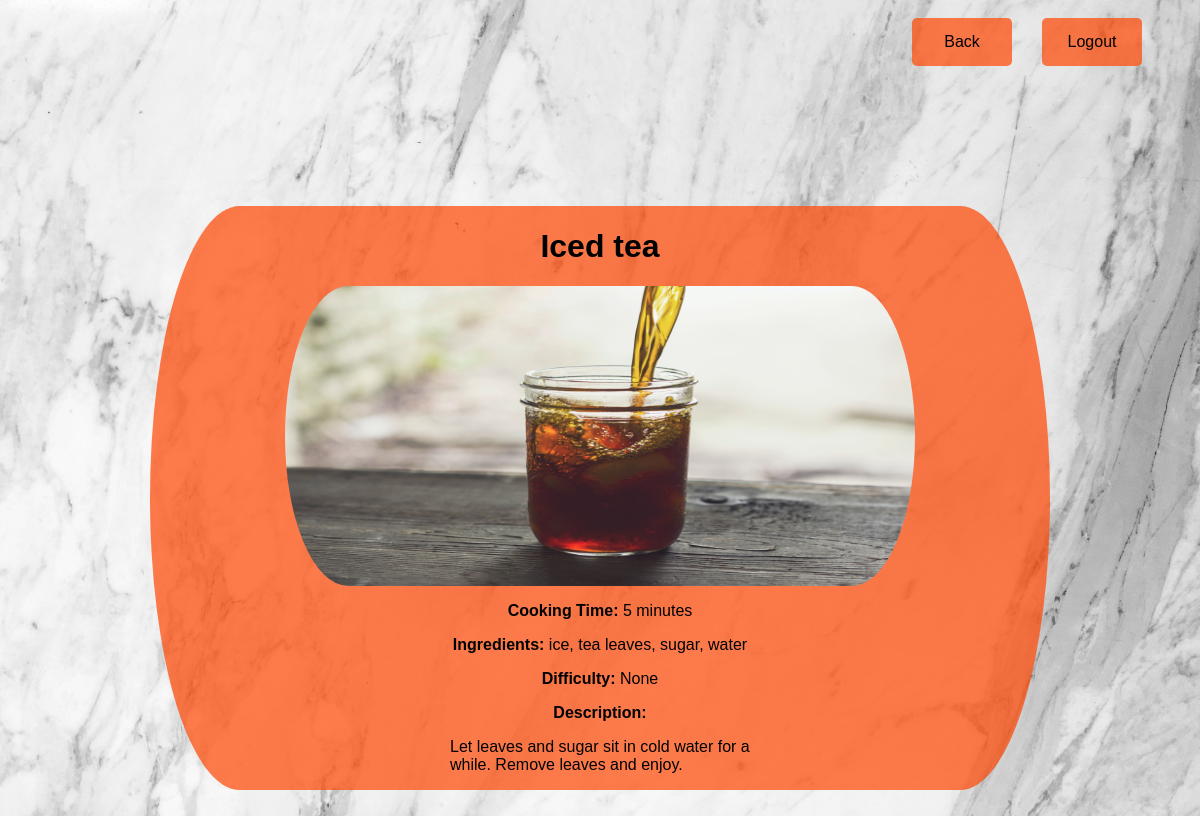
/list/3 (signed in), run on the app's committed database.
### recipes/models.py (models this page shows, shortened)
class Recipe(models.Model):
    name = models.CharField(max_length=120)
    cooking_time = models.IntegerField(help_text="in minutes")
    ingredients = models.CharField(
        max_length=400, help_text="Ingredients must be seperated by commas"
    )
    difficulty = models.CharField(max_length=20)
    description = models.TextField(max_length=600, help_text="600 character limit")
    pic = models.ImageField(upload_to="recipes", default="empty_bowl.jpg")

### recipes/views.py (the view)
# urls.py: path("list/<pk>", RecipeDetailView.as_view(), name="detail"),
class RecipeDetailView(LoginRequiredMixin, DetailView):
    model = Recipe
    template_name = "recipes/recipes_detail.html"

### recipes/templates/recipes/recipes_detail.html (shortened to what this page needs)
{% load static %}
<!DOCTYPE html>
<html>
	<body>
		<a
			class="button back_button nav_button"
			href="{% url 'recipes:list' %}"
			style="font-size: 1em"
			>Back</a
		>
		<a
			class="button logout_button nav_button"
			href="{% url 'success' %}"
			style="font-size: 1em"
			>Logout</a
		>
		<div class="detail_container">
			<h1>{{object.name}}</h1>
			<img
				src="{{object.pic.url}}"
				height="300"
			/>
			<p style="margin-top: 16px"><b>Cooking Time: </b> {{object.cooking_time}} minutes</p>
			<p><b>Ingredients: </b> {{object.ingredients}}</p>
			<p><b>Difficulty: </b> {{object.difficulty}}</p>
			<b style="margin: 8px">Description: </b>
			<p style="margin-bottom: 16px; max-width: 300px">{{object.description}}</p>
		</div>
	</body>
</html>

### data on the page
Recipe: name "Iced tea", pic (picture), cooking_time "5", ingredients "ice, tea leaves, sugar, water", difficulty "None", description "Let leaves and sugar sit in cold water for a while. Remove leaves and enjoy."
